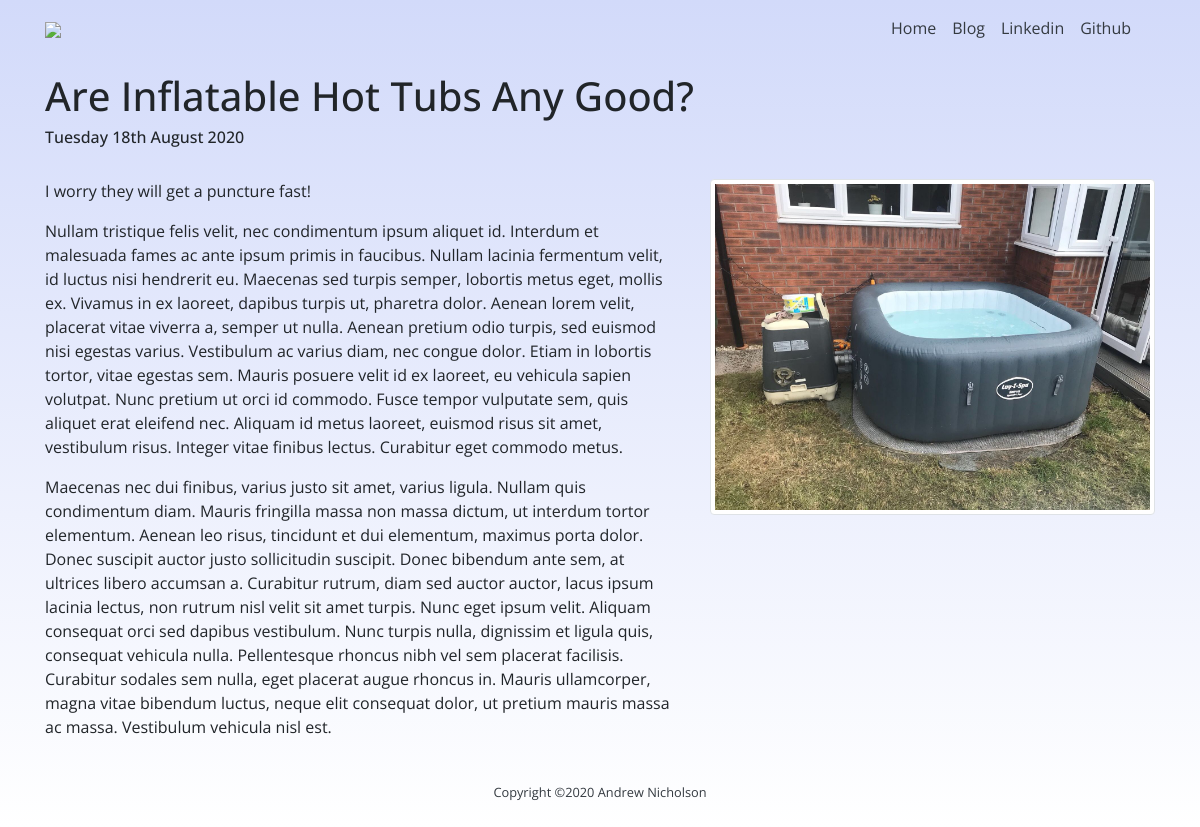
/blog/are-inflatable-hot-tubs-any-good/, run on the app's committed database.
### blog/models.py (models this page shows, shortened)
class Blog(models.Model):
    title = models.CharField(max_length=150)
    body = models.TextField()
    image = models.ImageField(upload_to='portfolio/images/')
    url = models.URLField(blank=True)
    datetime = models.DateTimeField()
    slug = models.SlugField()

### blog/views.py (the view)
# urls.py: path('<slug:blog_slug>/', views.detail, name='detail'),
def detail(request, blog_slug):
    blog = get_object_or_404(Blog, slug=blog_slug)
    return render(request, 'detail.html', {'blog':blog})

### blog/templates/detail.html
{% extends 'base.html' %}
{% block content %}
<h1 class="display-5 pt-3">{{ blog.title }}</h1>
<h6 class="pb-4">{{ blog.datetime|date:'l jS F Y' }}</h6>
<div class="row">
    <div class="col-md-7">
        {{ blog.body|linebreaks }}
    </div>
    <div class="col-md-5">
        <img src="{{ blog.image.url }}" class="img-thumbnail" width="500"/><br>
    </div>
</div>
{% endblock %}

### portfolio/static/styles.css (style rules this page uses)
html { height:100%; }
body { font-family: 'Open Sans', sans-serif; height: 100%; background: -webkit-gradient(linear, left top, left bottom, from(#d2dafa), to(#FFFFFF)) fixed; }

### data on the page
Blog: title "Are Inflatable Hot Tubs Any Good?", datetime "Tuesday 18th August 2020", body "I worry they will get a puncture fast! Nullam tristique felis velit, nec condimentum ipsum aliquet id. Interdum et malesuada fames ac ante ipsum primis in faucibus. Nullam lacinia fermentum velit, id luctus nisi hendrerit eu. Maecenas sed turpis semper, lobortis metus eget, mollis ex. Vivamus in ex laoreet, dapibus turpis ut, pharetra dolor. Aenean lorem velit, placerat vitae viverra a, semper ut nulla. Aenean pretium odio turpis, sed euismod nisi egestas varius. Vestibulum ac varius diam, nec congue dolor. Etiam in lobortis tortor, vitae egestas sem. Mauris posuere velit id ex laoreet, eu vehicula sapien volutpat. Nunc pretium ut orci id commodo. Fusce tempor vulputate sem, quis aliquet…", image (picture)
